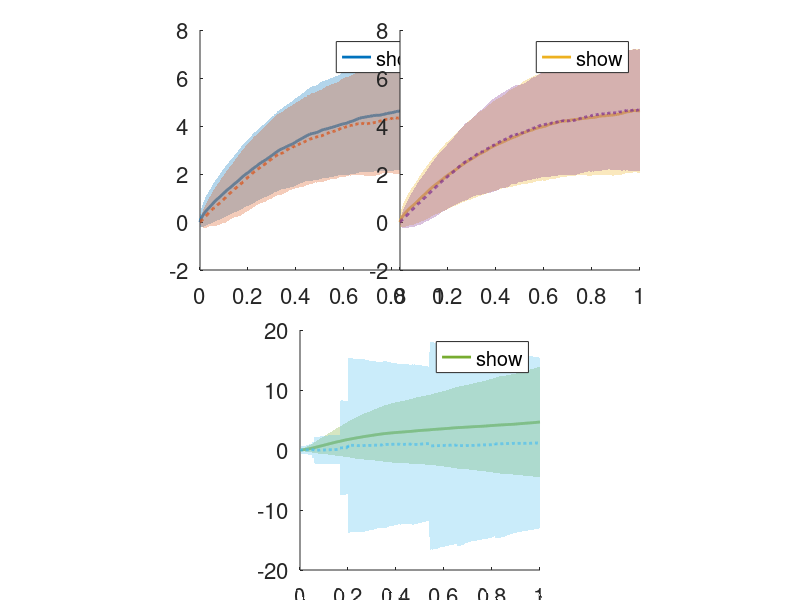

The MATLAB script that drew this image:
%% Load data
ssa_stats = load('ssa_stats.mat');
diffusion_stats = load('diffusion_stats.mat');

%%  Species names
species_names = fieldnames(ssa_stats);

%% Time points
T = 1; %final time
Omega=10; %volume parameter 
common_time_points = linspace(0, T, 1001);

%%
n_species = length(species_names);

% Create the figure for visualization
figure('Position', [100, 100, 1400, 1980]);

colors = lines(10);

% Manually define positions to ensure alignment and equal size
positions = {
    [0.2, 0.55, 0.4, 0.4],  % Position for first subplot
    [0.45, 0.55, 0.4, 0.4], % Position for second subplot, closer to the first subplot
    [0.325, 0.05, 0.4, 0.4] % Position for third subplot centered in the second row
};

for idx = 1:n_species
    species = species_names{idx};
    
    % Create the axes with the specified position
    axes('Position', positions{idx});
    
    ssa_mean = ssa_stats.(species).mean;
    ssa_variance = ssa_stats.(species).variance;
    diffusion_mean = diffusion_stats.(species).mean * Omega;
    diffusion_variance = diffusion_stats.(species).variance * (Omega ^ 2);
    
    hold on;
    
    % Plot SSA mean and variance
    plot(common_time_points, ssa_mean, 'LineWidth', 2, 'Color', colors(mod(2*idx-2, size(colors, 1))+1, :), 'DisplayName', sprintf('SSA %s mean', species));
    fill([common_time_points, fliplr(common_time_points)], [ssa_mean - sqrt(ssa_variance), fliplr(ssa_mean + sqrt(ssa_variance))], ...
        colors(mod(2*idx-2, size(colors, 1))+1, :), 'FaceAlpha', 0.3, 'EdgeColor', 'none', 'DisplayName', sprintf('SSA %s variance', species));
    
    % Plot Diffusion mean and variance
    plot(common_time_points, diffusion_mean, 'LineWidth', 2, 'LineStyle', '--', 'Color', colors(mod(2*idx-1, size(colors, 1))+1, :), 'DisplayName', sprintf('Diffusion %s mean', species));
    fill([common_time_points, fliplr(common_time_points)], [diffusion_mean - sqrt(diffusion_variance), fliplr(diffusion_mean + sqrt(diffusion_variance))], ...
        colors(mod(2*idx-1, size(colors, 1))+1, :), 'FaceAlpha', 0.3, 'EdgeColor', 'none', 'DisplayName', sprintf('Diffusion %s variance', species));
    
    legend('show', 'FontSize', 12);
    set(gca, 'FontSize', 16); % Increase tick font size
    % Remove xlabel line
    ylabel(''); % Optionally add y-axis label if needed
    axis square; % Make subplots square
    hold off;
end

% Instructions for manual positioning of legends
disp('Position the legends as desired and press any key to save the figure.');

% Wait for a key press
pause;

% Capture the current figure as an image
frame = getframe(gcf);
im = frame2im(frame);

% Create a new figure sized for A3 paper
a3_width = 11.7; % A3 width in inches
a3_height = 16.5; % A3 height in inches
new_fig = figure('Units', 'inches', 'Position', [0, 0, a3_width, a3_height], 'PaperUnits', 'inches', 'PaperSize', [a3_width, a3_height]);

% Display the captured image in the new figure
imshow(im, 'Border', 'tight');

% Save the new figure as a PDF in A3 portrait format
saveas(new_fig, 'figure_a3_portrait.pdf');
